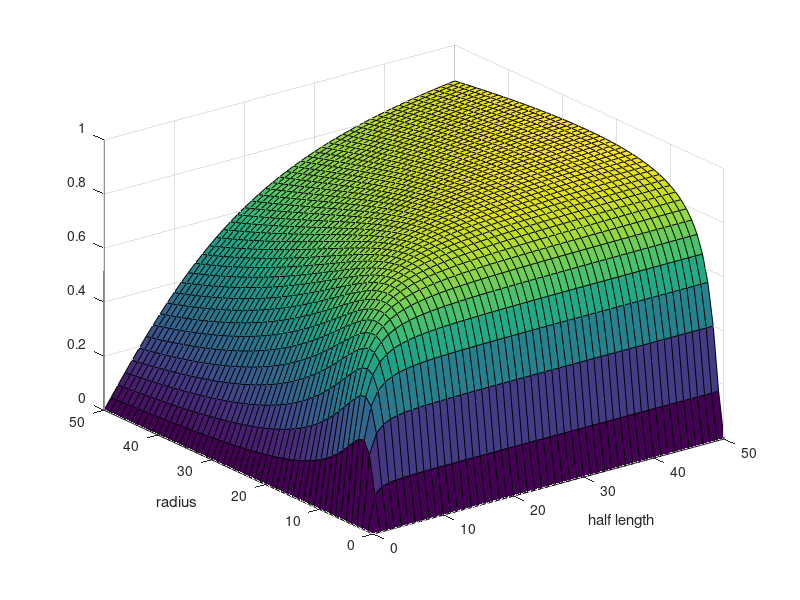

MATLAB code for this plot:
l=[0:1:50];
a=[0:1:50];
[ll,aa]=meshgrid(l,a);
b=1.5*ones(51);


op=((2*ll)+b);
field=(  op./((aa.*aa)+(op.*op)).^(1/2)  )   -   ( b./((aa.*aa)+(b.*b)).^(1/2)  );

figure
surf(ll,aa,field);
xlabel('half length')
ylabel('radius')